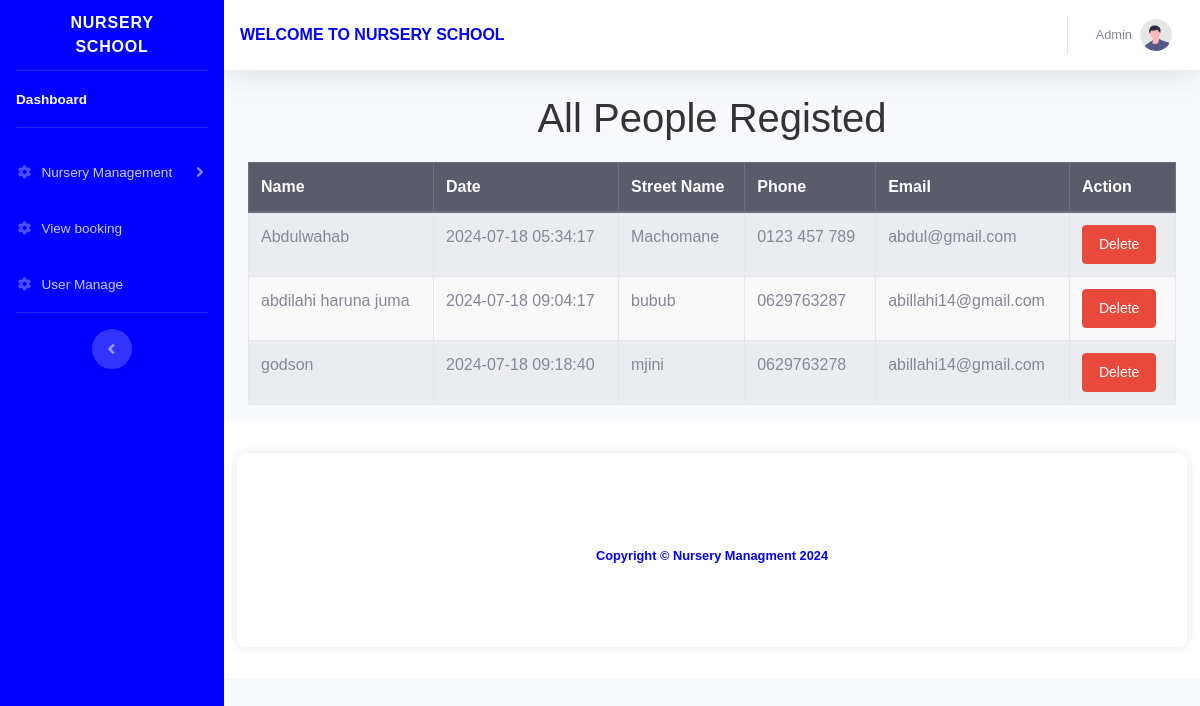
Screenshot of /Pages/user_manage.php (signed in) with the database file from the repository.
### tables this page shows
CREATE TABLE `user` (
  `user_id` int(11) NOT NULL,
  `full_name` varchar(50) NOT NULL,
  `date` timestamp NOT NULL DEFAULT current_timestamp() ON UPDATE current_timestamp(),
  `street_name` varchar(100) NOT NULL,
  `phone` varchar(100) NOT NULL,
  `email` varchar(100) NOT NULL,
  `role` int(11) NOT NULL,
  `password` varchar(255) NOT NULL
);

### assets/handler/fetch-all-users.php (the view, shortened to what this page needs)
<?php
require_once ('connection.php');
$query = "SELECT user_id, full_name, date, street_name, phone, email FROM user WHERE role = 2";
$result = $conn->query($query);
if ($result->num_rows > 0) {
    echo '
    <table class="table table-striped table-bordered">
        <thead class="thead-dark">
            <tr>
                <th>Name</th>
                <th>Date</th>
                <th>Street Name</th>
                <th>Phone</th>
                <th>Email</th>
                <th>Action</th>
            </tr>
        </thead>
        <tbody>';
    while ($row = $result->fetch_assoc()) {
        echo '
        <tr>
            <td>' . htmlspecialchars($row['full_name']) . '</td>
            <td>' . htmlspecialchars($row['date']) . '</td>
            <td>' . htmlspecialchars($row['street_name']) . '</td>
            <td>' . htmlspecialchars($row['phone']) . '</td>
            <td>' . htmlspecialchars($row['email']) . '</td>
            <td>
                <button type="button" class="btn btn-danger bg-danger btn-sm" data-toggle="modal" data-target="#modal_' . htmlspecialchars($row['user_id']) . '">Delete</button>
            </td>
        </tr>';
    }
    echo '
        </tbody>
    </table>';
} else {
    echo '<div class="alert alert-info" role="alert">No users found.</div>';
}
?>

### Pages/user_manage.php (style rules this page uses)
body { font-family: Arial, sans-serif; background-color: #f0f0f0; margin: 0; padding: 0; }
table { width: 100%; border-collapse: collapse; margin-top: 20px; }
table, th, td { border: 1px solid #ccc; }
th, td { padding: 12px; text-align: left; }
th { background-color: #f2f2f2; color: #333; }
tr:nth-child(even) { background-color: #f9f9f9; }
.btn { display: inline-block; padding: 8px 16px; text-decoration: none; background-color: #007bff; color: #fff; border-radius: 4px; }

### rows the page displays
user: full_name "Abdulwahab", date "2024-07-18 05:34:17", street_name "Machomane", phone "0123 457 789", email "abdul@gmail.com"
user: full_name "abdilahi haruna juma", date "2024-07-18 09:04:17", street_name "bubub", phone "0629763287", email "abillahi14@gmail.com"
user: full_name "godson", date "2024-07-18 09:18:40", street_name "mjini", phone "0629763278", email "abillahi14@gmail.com"

### other values shown
$user_name "Admin"
